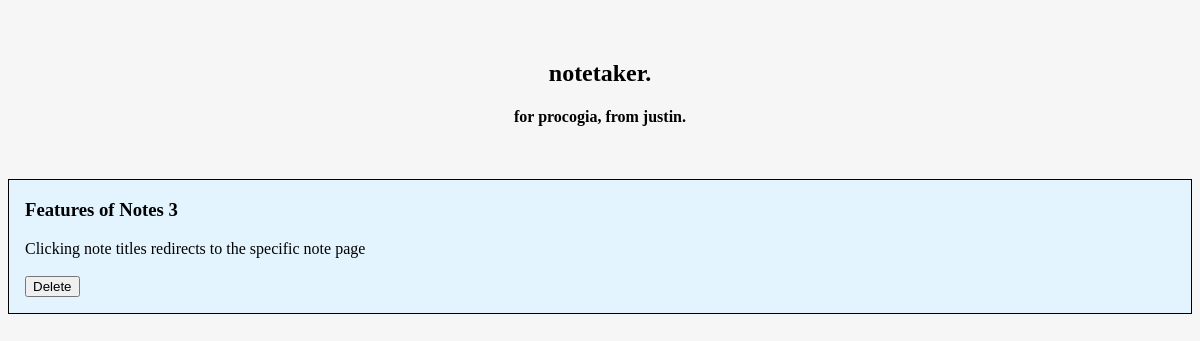
/note/33/, run on the app's committed database.
### notetaker/models.py (models this page shows, shortened)
class Note(models.Model):
    title = models.CharField(max_length=50)
    body = models.CharField(max_length=500)
    pub_date = models.DateTimeField('date published')

### notetaker/views.py (the view)
# urls.py: path('note/<int:pk>/', views.NoteView.as_view(), name='note_details'),
class NoteView(generic.DetailView):
    model = Note
    template_name = 'notetaker/note_detail.html'

### notetaker/templates/notetaker/note_detail.html (shortened to what this page needs)
{% load static %}
<html>
	<head>
        <link rel="stylesheet" type="text/css" href="{% static 'notetaker/style.css' %}">
	</head>
	<body>
		<header id="header">
			<nav id="main-navigation" class="main-nav">
				<div class="info-title-wrapper">
					<div class="site-title-wrapper">
                        <h1 class="page-title"><a href="/">notetaker.</a></h1>
                        <h4 class="page-title">for procogia, from justin.</h4>
					</div>
				</div>
			<div class="base">
                <div class="note-article">
                    <div class="note-title">
                        <h3>{{ note.title }}</a></h3>
                    </div>
                    <div class="note-body">
                        {{ note.body }}
                        <br /><br />
                        <form action="/deleteNote/{{ note.id }}/" method="post">{% csrf_token %}
                            <input type="submit" value="Delete"/>
                        </form>
                    </div>
                </div>
            </div>
		</header>
	</body>
</html>

### notetaker/static/notetaker/style.css (style rules this page uses)
body { background-color: #f6f6f6; }
.page-title { text-align: center; }
.base { display: table; width:100% }
a { text-decoration: none; color: black; }
.base { width: 100%; }
.info-title-wrapper { padding-top: 2rem; }
.note-article { border-style: solid; border-width: thin; margin-top: 2rem; background-color: #e3f4ff; padding: 0 1rem; }

### data on the page
Note: title "Features of Notes 3", body "Clicking note titles redirects to the specific note page"
